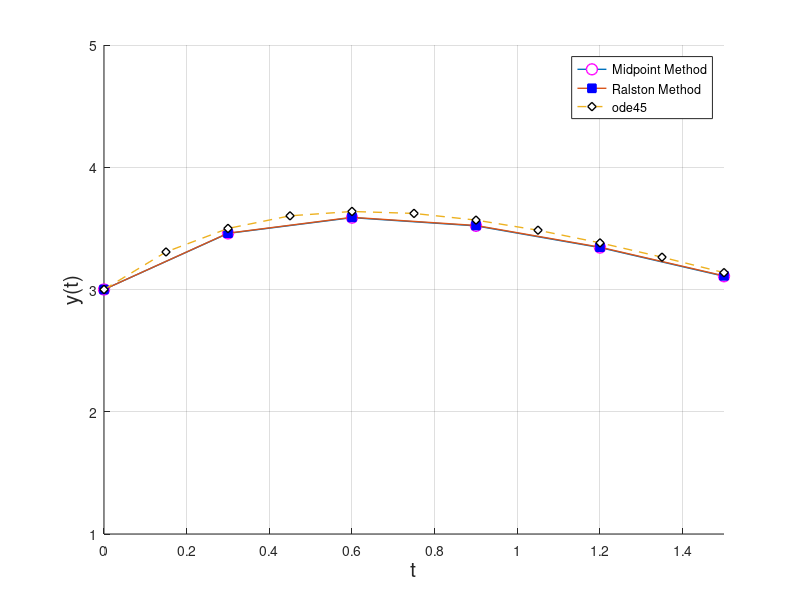

Write MATLAB code to recreate this figure.
clc; clear; close all;
% Problem 2 - Final Exam

f = @(t,y) -1.5*y + 7*exp(-0.4*t);

axis([0 1.5 1 5])
xlabel('t','fontsize',15)
ylabel('y(t)','fontsize',15)
grid on
hold on

% h = 0.3 over time span 0 to 1.5 requires 6 points
n = 6;
t = linspace(0,1.5,n);
h = t(2) - t(1); 

% Midpoint method
y3 = zeros(1,length(t));
y3(1) = 3; 

for i = 2:n
    phi_p = f(t(i-1),y3(i-1));
    y_0 = y3(i-1) + h/2 * phi_p; 
    
    phi = f(t(i-1)+h/2,y_0);
    y3(i) = y3(i-1) + h * phi; 
end

plot(t,y3,'o-','LineWidth',1,...
    'MarkerEdgeColor','m',...
    'MarkerFaceColor','w',...
    'MarkerSize',8)

% Ralston method
y4 = zeros(1,length(t));
y4(1) = 3; 

for i = 2:n
    k1 = f(t(i-1),y4(i-1));
    k2 = f(t(i-1)+0.75*h, y4(i-1)+0.75*k1*h);
    
    phi = (1/3)*k1 + (2/3)*k2;
    y4(i) = y4(i-1) + h * phi;
end

plot(t,y4,'s-','LineWidth',1,...
    'MarkerEdgeColor','b',...
    'MarkerFaceColor','b',...
    'MarkerSize',6)

% MATLAB ode45
y0 = 3; 
span = linspace(0,1.5,11);

[t_ode,y5] = ode45(f, span, y0);

plot(t_ode,y5,'d--','LineWidth',1,...
    'MarkerEdgeColor','k',...
    'MarkerFaceColor','w',...
    'MarkerSize',6)
legend('Midpoint Method', 'Ralston Method', 'ode45', 'Location', 'best')

fprintf('  t       Midpoint       Ralston\n');
for i = 1:n
    fprintf('%.2f     %.5f       %.5f\n', t(i), y3(i), y4(i));
end
 % Reducing the step size h quadratically minimizes the global truncation error for both second-order methods, 
 % with the Ralston method delivering slightly higher accuracy than the Midpoint Method due to its optimized coefficients.
